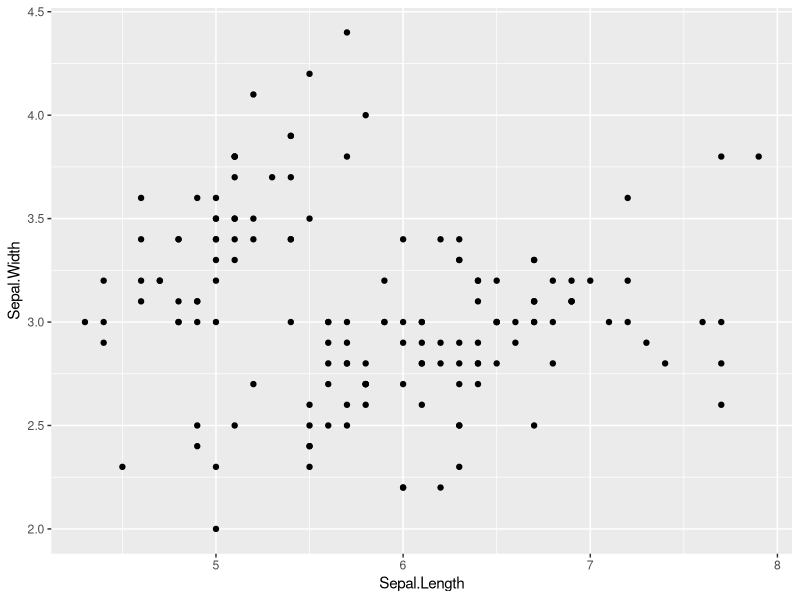
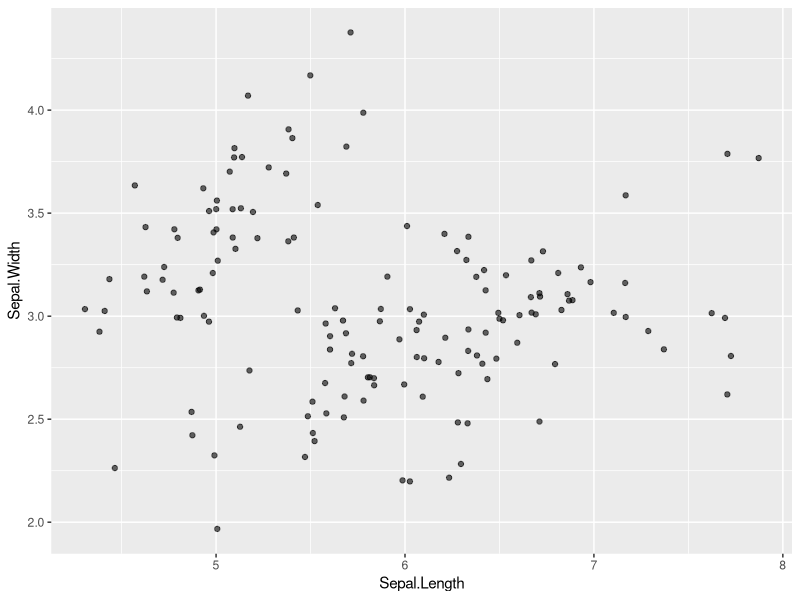
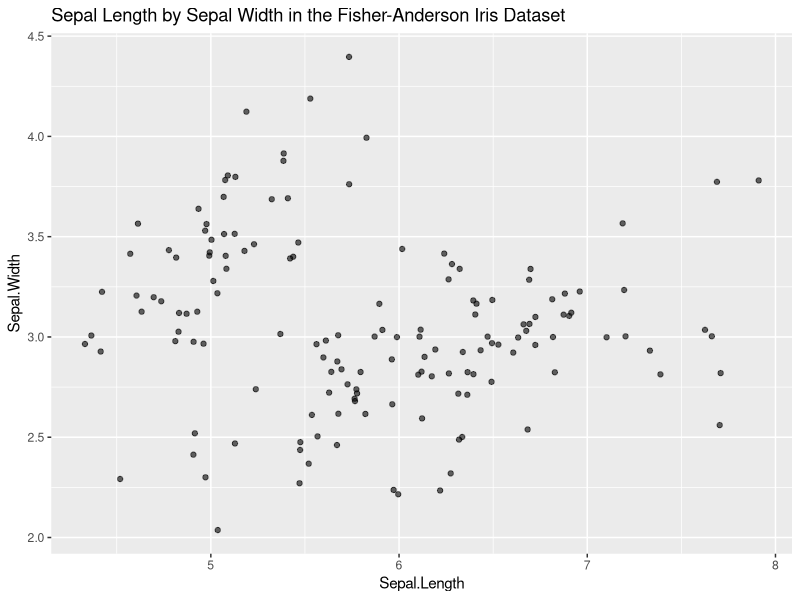
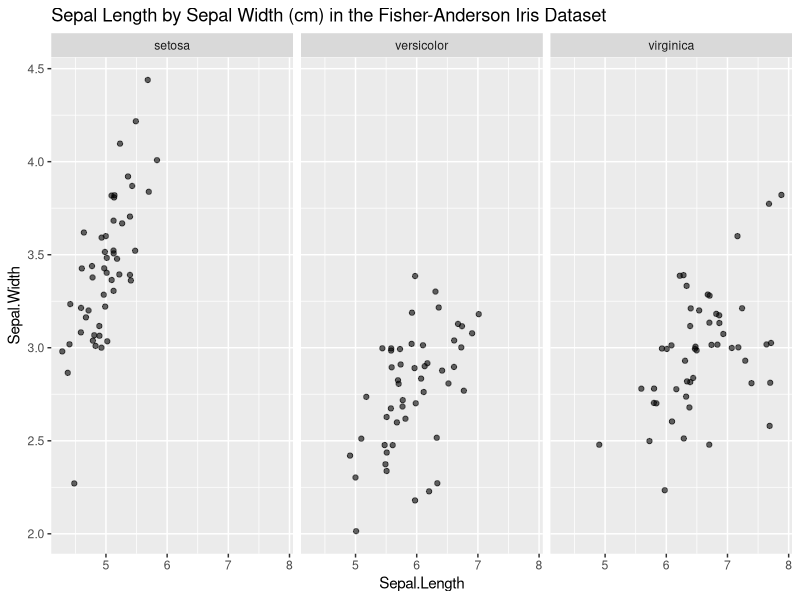
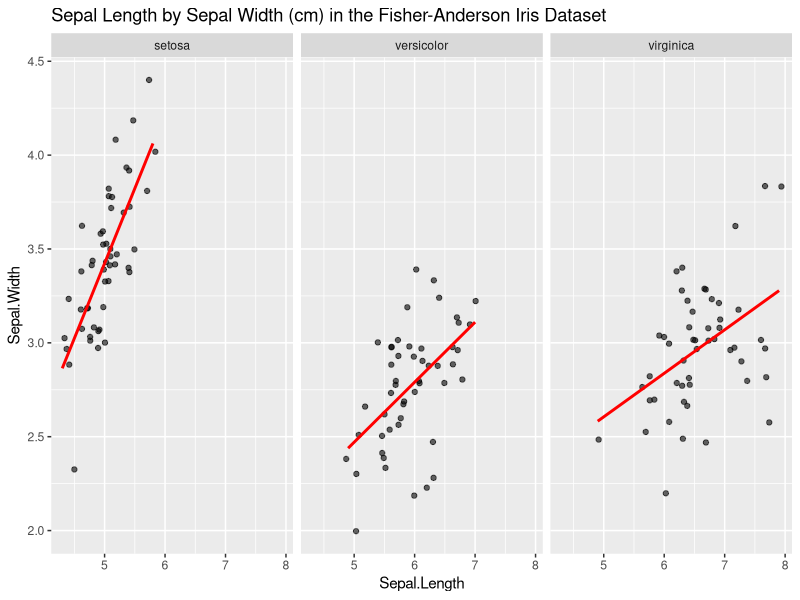
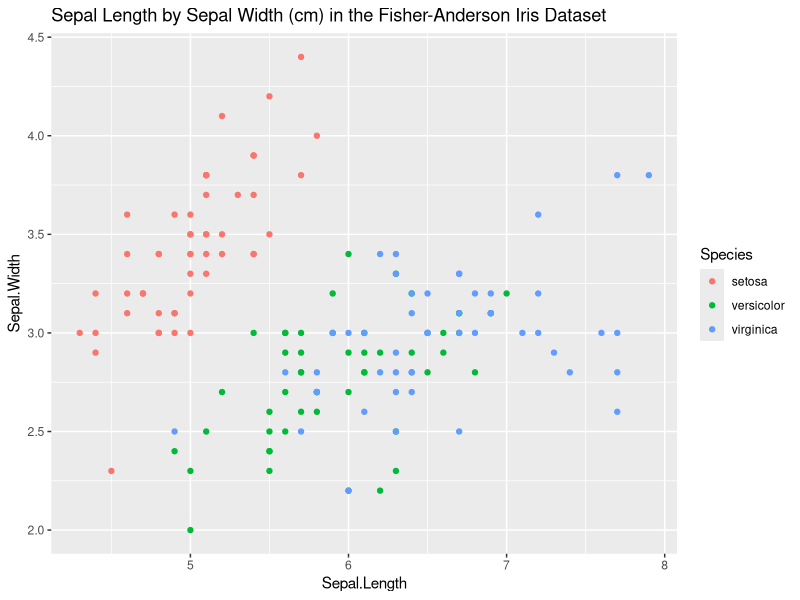
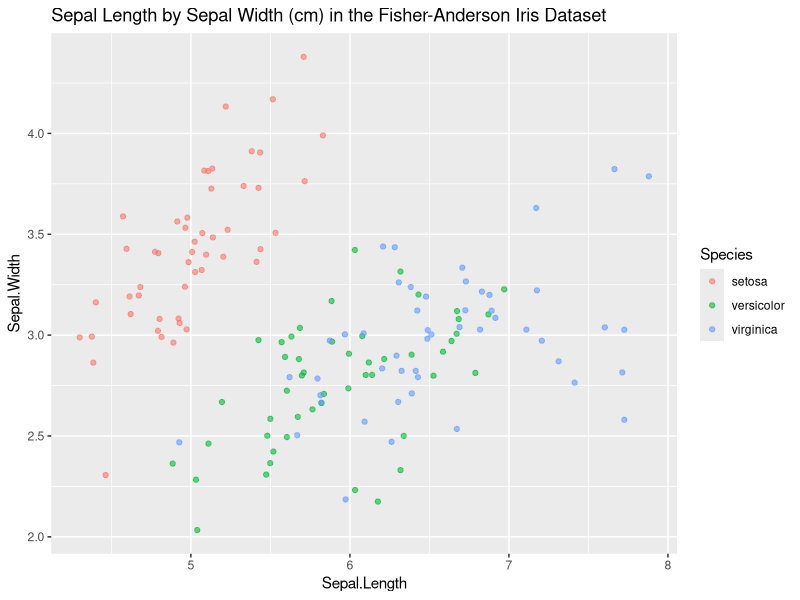
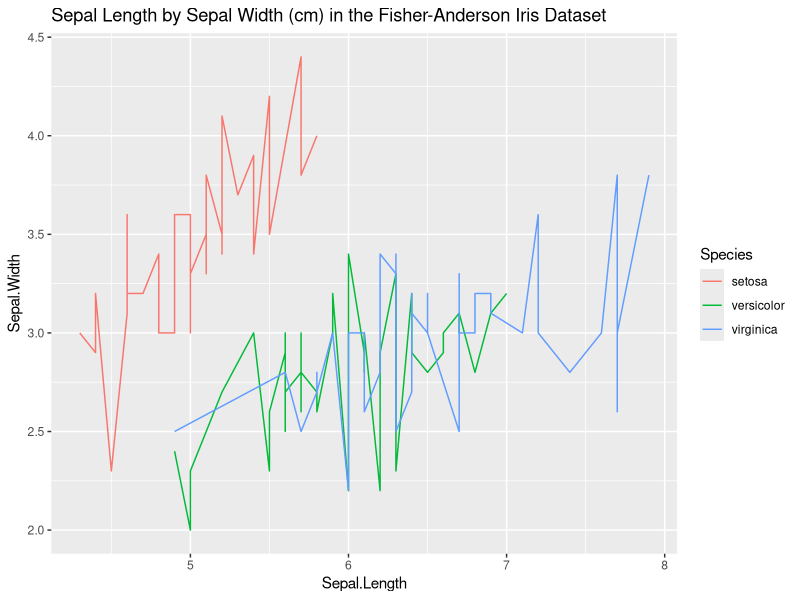

Generate these figures, in order, with R:
#Pratt Info 640 Fall 2019
#Lab 4 - Data Visualization R Lab
#Diedre Brown; dbrow207@pratt.edu

install.packages("ggthemes")
library(ggthemes)
library(tidyverse)
library(dplyr)
library(lubridate)

#load and inspect dataset
?iris
data("iris")
summary(iris)
glimpse(iris)
head(iris)
sum(is.na(iris)) #null variables? 0


#Exploratory Analysis
ggplot(iris, aes(x=Sepal.Length, y=Sepal.Width)) + geom_point()
#jitter and add transparency to points
ggplot(iris, aes(x=Sepal.Length, y=Sepal.Width)) + geom_jitter(alpha =0.6)
#encode species variable with color and add title
ggplot(iris, aes(x=Sepal.Length, y=Sepal.Width)) + geom_jitter(alpha =0.6) + labs(title = "Sepal Length by Sepal Width in the Fisher-Anderson Iris Dataset")
#small multiples for dataset
ggplot(iris, aes(x=Sepal.Length, y=Sepal.Width)) + 
  geom_jitter(alpha =0.6) + 
  facet_grid(.~Species) +
  labs(title = "Sepal Length by Sepal Width (cm) in the Fisher-Anderson Iris Dataset")
#line of best fit - stat_smooth
ggplot(iris, aes(x=Sepal.Length, y=Sepal.Width)) + 
  geom_jitter(alpha =0.6) + 
  facet_grid(.~Species) +
  stat_smooth(method = "lm", se=FALSE, col="red") +
  labs(title = "Sepal Length by Sepal Width (cm) in the Fisher-Anderson Iris Dataset")

#Make an object (iris_plot) that contains the group of elements that will remain consistent
iris_plot <- ggplot(iris, aes(x = Sepal.Length, y=Sepal.Width, color=Species)) + 
  labs(title = "Sepal Length by Sepal Width (cm) in the Fisher-Anderson Iris Dataset")

iris_plot + geom_point() 
iris_plot + geom_jitter(alpha =0.6) 
iris_plot + geom_line()

posn <- position_jitter(width = 0.1)
iris_plot + geom_point(position = posn) 

#gives average value of Sepal Length & Sepal Width
iris_summary <- aggregate(iris[1:4], list(iris$Species), mean)
names(iris_summary)[1] <- "Species"
iris_summary

iris_plot+geom_point()+
  geom_point(data = iris_summary, shape=21, size=5, fill="#00000080") 

iris_plot+geom_point(position = posn, alpha = 0.6) +
  geom_point(data=iris_summary,shape=15, size=5) 

#line graph with intercept
iris_plot+geom_point(position = posn, alpha = 0.6) +
  geom_vline(data=iris_summary,aes(xintercept = Sepal.Length)) 

#horizontal lines--x and y intercepts
iris_plot+geom_point(position = posn, alpha = 0.6) +
  geom_vline(data=iris_summary,aes(xintercept = Sepal.Length)) +
  geom_hline(data=iris_summary,aes(yintercept = Sepal.Width))

#change the linetypes of the intercepts
iris_plot + geom_point(position = posn, alpha = 0.6) +
  geom_vline(data = iris_summary, linetype = 2, aes(xintercept = Sepal.Length)) +
  geom_hline(data = iris_summary, linetype = 3, aes(yintercept = Sepal.Width))


#Altering the Formatting 
#add coordinates, specify the scale, add facets, add line of best fit 
iris_plot +
  geom_point(position = posn, alpha = 0.5) +
  facet_grid(.~Species) +
  stat_smooth(method = "lm", se=FALSE, col = "red") +
  scale_y_continuous("Sepal Width (cm)", limits = c(1,5), expand = c(0,0)) +
  scale_x_continuous("Sepal Length (cm)", limits = c(4,8), breaks = seq(2,8,2), expand = c(0,0)) +
  coord_equal()
#modify lablels
iris_plot +
  geom_point(position = posn, alpha = 0.5) +
  facet_grid(.~Species) +
  stat_smooth(method = "lm", se=FALSE, col = "red") +
  scale_y_continuous("Sepal Width (cm)", limits = c(1,5), expand = c(0,0)) +
  scale_x_continuous("Sepal Length (cm)", limits = c(4,8), breaks = seq(2,8,2), expand = c(0,0)) +
  coord_equal() + 
  labs(x="Sepal Length", y="Sepal Width", col="Species")

#Themes!
ggplot(iris, aes(x=Sepal.Length, y=Sepal.Width)) +
  geom_jitter(alpha = 0.5) +
  facet_grid(.~Species) +
  stat_smooth(method = "lm", se=FALSE, col="red") +
  scale_y_continuous("Sepal Width (cm)", limits = c(1,5), expand = c(0,0)) +
  scale_x_continuous("Sepal Length (cm)", limits = c(4,8), breaks = seq(2,8,2), expand = c(0,0)) +
  coord_equal() + 
  labs(x="Sepal Length", y="Sepal Width", col="Species") +
  theme(panel.background = element_blank(),
        plot.background = element_blank(),
        legend.background = element_blank(),
        legend.key = element_blank(),
        strip.background = element_blank(),
        axis.text = element_text(colour = "black"),
        axis.ticks = element_line(colour = "black"),
        panel.grid.major = element_blank(),
        panel.grid.minor = element_blank(),
        axis.line = element_line(colour = "black"),
        strip.text = element_blank(),
        panel.spacing = unit(1,"lines"))
#iris_theme object for theme
iris_theme <- theme(panel.background = element_blank(),
                    plot.background = element_blank(),
                    legend.background = element_blank(),
                    legend.key = element_blank(),
                    strip.background = element_blank(),
                    axis.text = element_text(colour = "black"),
                    axis.ticks = element_line(colour = "black"),
                    panel.grid.major = element_blank(),
                    panel.grid.minor = element_blank(),
                    axis.line = element_line(colour = "black"),
                    strip.text = element_blank(),
                    panel.spacing = unit(1,"lines"))
#plot with the iris_theme object
#this is a single graph 
iris_plot + 
  geom_point(position = posn) + 
  labs(x="Sepal Length (cm)", y="Sepal Width (cm)", col="Species") + 
  iris_theme
#this is a small multiple encoding species with color
iris_plot +
  geom_point(position = posn, alpha = 0.5) +
  facet_grid(.~Species) +
  stat_smooth(method = "lm", se=FALSE, col = "red") +
  scale_y_continuous("Sepal Width (cm)", limits = c(1,5), expand = c(0,0)) +
  scale_x_continuous("Sepal Length (cm)", limits = c(4,8), breaks = seq(2,8,2), expand = c(0,0)) +
  coord_equal() + 
  labs(x="Sepal Length", y="Sepal Width", col="Species") +
  iris_theme

??ggthemes

#iris_plot with a Tufte theme
iris_plot + geom_jitter() + theme_tufte()


#________________________________________________________________________
#CATEGORICAL CHICKENS
#Overview Dataset ChickWeight
??ChickWeight
#Dataset dealing with the body weights of four groups of chicks (measured every other day from birth to day 21) to compare different protein diets.
data("ChickWeight")
summary(ChickWeight) #R578;C4

#Base plot object--chicks
chicks<-ggplot(ChickWeight,aes(x=ChickWeight$weight))+ 
  labs(title = "Weight(gm) Versus Age of Chicks on Varying Protein Diets")

#DISTRIBUTION
#Histogram (because Chicken Weight is a QUANTATIVE variable) to see distribution of chicken weights
chicks + geom_histogram()
#calculate binwidth
diff(range(ChickWeight$weight))/30 #bin width 11.26667pt
diff(range(ChickWeight$weight))/40 #bin width 8.45pt
#histogram with a 40 binwidth
chicks + geom_histogram(binwidth = 8.45)

#WEIGHT AS A FUNCTION OF DIET TYPE
#Histogram of diet (Diet is the Categorical Variable)
ggplot(ChickWeight,aes(x=ChickWeight$weight,fill=factor(ChickWeight$Diet)))+
  geom_histogram(binwidth = 8.45) + 
  labs(title = "Weight(gm) Versus Age of Chicks on Varying Protein Diets")
#Breakdown of the fill-irrespective of how many chick are in each category-take the count for each item and divide the sum.
#The .. on either side of each metric tells R to do this on the fly for each unique item in the variable, in this case, Diet
ggplot(ChickWeight,aes(x=ChickWeight$weight,fill=factor(ChickWeight$Diet)))+
  geom_histogram(aes(y=..count../sum(..count..)),
                 binwidth = 8.45, position = "fill") + 
  labs(title = "Weight(gm) Versus Age of Chicks on Varying Protein Diets")

#WEIGHT VS AGE
#Time (age) in X Axis as it is an independent variable
ggplot(ChickWeight,aes(x=ChickWeight$Time, y=ChickWeight$weight))+
  geom_jitter(alpha = 0.6) + 
  labs(title = "Weight(gm) Versus Age of Chicks on Varying Protein Diets")
#Any trend in diet vs weight for older chicks? Check on age vs weight by diet
ggplot(ChickWeight,aes(x=ChickWeight$Time, y=ChickWeight$weight, color=ChickWeight$Diet))+
  geom_jitter(alpha = 0.6) + 
  stat_smooth(method = "lm", se=FALSE, col="grey") +
  labs(x="Age (in days)", y="Weight (gm)", col="Diet", title = "Weight(gm) Versus Age of Chicks on Varying Protein Diets")
#Color and Facet the information
ggplot(ChickWeight,aes(x=ChickWeight$Time, y=ChickWeight$weight, color=ChickWeight$Diet))+
  geom_jitter(alpha = 0.6) + 
  facet_grid(.~ChickWeight$Diet) +
  stat_smooth(method = "lm", se=FALSE, col="grey") +
  labs(x="Age (in days)", y="Weight (gm)", col="Diet", title = "Weight(gm) Versus Age of Chicks on Varying Protein Diets") +
  iris_theme
#________________________________________________________________________


#TIME SERIES VISUALIZATIONS IN GGPLOT
#Internet Usage
data("WWWusage")
??WWWusage
str(WWWusage) 

#Data is not a dataframe. Turn data into a matrix, then make it a dataframe
www<-data.frame(usage=as.matrix(WWWusage), use_time=time(WWWusage))

#Visualization
ggplot(www,aes(x=use_time, y=usage)) +
  geom_line() +
  labs(x="Time (min)", y="Number of Users", title = "Internet Usage Per Minute in 1998") +
  iris_theme

#Air Quality in NYC for 6 months in 1973
data("airquality")
??airquality
str(airquality)

#exploratory visualization
ggplot(airquality, aes(x=Day,y=Temp)) +
  geom_line()

#Transform the date into a time stamp using mdy()
airquality$new_date <- paste(airquality$Month, airquality$Day, "1973", sep = "-")
glimpse(airquality)
airquality$new_date <- mdy(airquality$new_date)
glimpse(airquality)

#Visualization with transformed date
ggplot(airquality,aes(x=new_date,y=Temp)) +
  geom_line()+
  labs(x="Date", y="Temperature (F)", title = "Maximum Daily Temperature for May 1-September 30, 1973 at La Guardia Airport, New York, NY") +
  iris_theme
